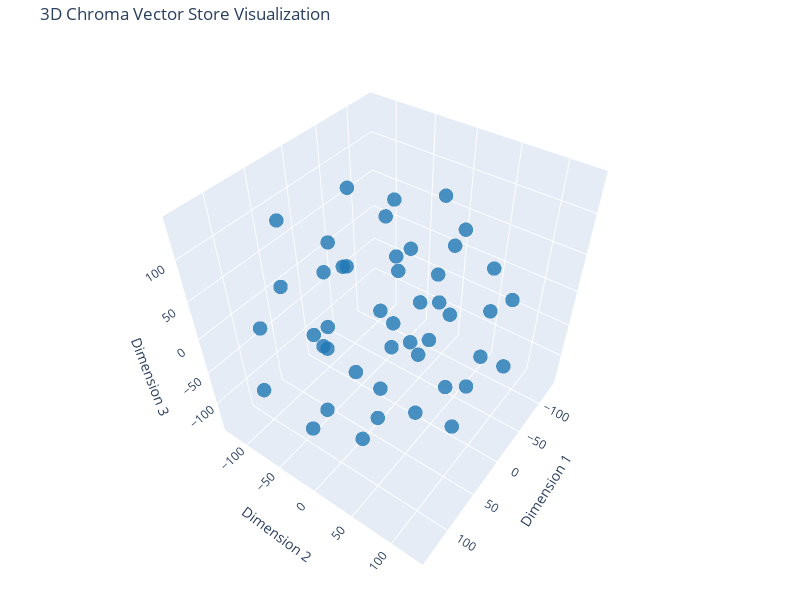

Source (notebook cell):
### Code cell
# In[21]:
import plotly.graph_objects as go

# Create the 3D scatter plot with colors based on doc_type
fig = go.Figure(data=[go.Scatter3d(
    x=reduced_vectors[:, 0],
    y=reduced_vectors[:, 1],
    z=reduced_vectors[:, 2],
    mode='markers',
    marker=dict(
        size=5,
        color=colors_hex,  # Use the hexadecimal colors
        opacity=0.8
    ),
    text=[f"Type: {t}<br>Text: {d[:100]}..." for t, d in zip(doc_types, documents)],
    hoverinfo='text'
)])

fig.update_layout(
    title='3D Chroma Vector Store Visualization',
    scene=dict(
        xaxis_title='Dimension 1',
        yaxis_title='Dimension 2',
        zaxis_title='Dimension 3'
    ),
    width=800,
    height=600,
    margin=dict(r=20, b=10, l=10, t=40)
)

fig.show()

### Figure 1 — Plotly figure (JSON) as saved in the notebook; plotly's stock layout.template omitted (floating-point values rounded to 4 significant figures)
{"data": [{"hoverinfo": "text", "marker": {"color": ["rgba(31, 119, 180, 1.0)", "rgba(31, 119, 180, 1.0)", "rgba(31, 119, 180, 1.0)", "rgba(31, 119, 180, 1.0)", "rgba(31, 119, 180, 1.0)", "rgba(31, 119, 180, 1.0)", "rgba(31, 119, 180, 1.0)", "rgba(31, 119, 180, 1.0)", "rgba(31, 119, 180, 1.0)", "rgba(31, 119, 180, 1.0)", "rgba(31, 119, 180, 1.0)", "rgba(31, 119, 180, 1.0)", "rgba(31, 119, 180, 1.0)", "rgba(31, 119, 180, 1.0)", "rgba(31, 119, 180, 1.0)", "rgba(31, 119, 180, 1.0)", "rgba(31, 119, 180, 1.0)", "rgba(31, 119, 180, 1.0)", "rgba(31, 119, 180, 1.0)", "rgba(31, 119, 180, 1.0)", "rgba(31, 119, 180, 1.0)", "rgba(31, 119, 180, 1.0)", "rgba(31, 119, 180, 1.0)", "rgba(31, 119, 180, 1.0)", "rgba(31, 119, 180, 1.0)", "rgba(31, 119, 180, 1.0)", "rgba(31, 119, 180, 1.0)", "rgba(31, 119, 180, 1.0)", "rgba(31, 119, 180, 1.0)", "rgba(31, 119, 180, 1.0)", "rgba(31, 119, 180, 1.0)", "rgba(31, 119, 180, 1.0)", "rgba(31, 119, 180, 1.0)", "rgba(31, 119, 180, 1.0)", "rgba(31, 119, 180, 1.0)", "rgba(31, 119, 180, 1.0)", "rgba(31, 119, 180, 1.0)", "rgba(31, 119, 180, 1.0)", "rgba(31, 119, 180, 1.0)", "rgba(31, 119, 180, 1.0)", "rgba(31, 119, 180, 1.0)", "rgba(31, 119, 180, 1.0)", "rgba(31, 119, 180, 1.0)", "rgba(31, 119, 180, 1.0)", "rgba(31, 119, 180, 1.0)", "rgba(31, 119, 180, 1.0)"], "opacity": 0.8, "size": 5}, "mode": "markers", "text": ["Type: Section 1: Resuscitative Problems and Techniques Advanced Airway Support<br>Text: Control of the airway is the single most important task for emergency resuscitation.\n\n**INITIAL APPR...", "Type: Section 1: Resuscitative Problems and Techniques Advanced Airway Support<br>Text: 1. Prepare equipment, personnel, and drugs before attempting intubation. Assess airway difficulty an...", "Type: Section 1: Resuscitative Problems and Techniques Advanced Airway Support<br>Text: Immediate complications include unrecognized esophageal intubation or mainstem bronchus intubation.\n...", "Type: Section 1: Resuscitative Problems and Techniques Advanced Airway Support<br>Text: 1. Prepare equipment, medication, and personnel before initiation of RSI. Check equipment function. ...", "Type: Section 1: Resuscitative Problems and Techniques Advanced Airway Support<br>Text: Videolaryngoscopy is an excellent option for airway rescue or as a primary intubation technique, dem...", "Type: Section 1: Resuscitative Problems and Techniques Advanced Airway Support<br>Text: Bilevel positive airway pressure (BiPAP) uses different levels of pressure during inspiration and ex...", "Type: Section 1: Resuscitative Problems and Techniques Advanced Airway Support<br>Text: Emergency Department Care and Disposition  \n1. Discontinue precipitating drugs (alcohol, tobacco, or...", "Type: Section 1: Resuscitative Problems and Techniques Advanced Airway Support<br>Text: Emergency Department Care and Disposition  \nSinus bradycardia usually does not require specific trea...", "Type: Section 1: Resuscitative Problems and Techniques Advanced Airway Support<br>Text: Emergency Department Care and Disposition  \nDiagnose and treat the underlying condition.  \nSupravent...", "Type: Section 1: Resuscitative Problems and Techniques Advanced Airway Support<br>Text: Emergency Department Care and Disposition:\n1. Perform synchronized cardioversion in any unstable pat...", "Type: Section 1: Resuscitative Problems and Techniques Advanced Airway Support<br>Text: Atrial flutter originates from a small area within the atria. ECG characteristics include a regular ...", "Type: Section 1: Resuscitative Problems and Techniques Advanced Airway Support<br>Text: Emergency Department Care and Disposition:\n1. Treat unstable patients with synchronized cardioversio...", "Type: Section 1: Resuscitative Problems and Techniques Advanced Airway Support<br>Text: Emergency Department Care and Disposition:\n1. Treat the underlying disorder.\n2. Specific antiarrhyth...", "Type: Section 1: Resuscitative Problems and Techniques Advanced Airway Support<br>Text: Emergency Department Care and Disposition:\n1. Stable patients require no treatment.\n2. Patients with...", "Type: Section 1: Resuscitative Problems and Techniques Advanced Airway Support<br>Text: Emergency Department Care and Disposition for VT:\n1. Defibrillate pulseless VT with unsynchronized c...", "Type: Section 1: Resuscitative Problems and Techniques Advanced Airway Support<br>Text: Emergency Department Care and Disposition  \n1. Perform immediate electrical defibrillation (unsynchr...", "Type: Section 1: Resuscitative Problems and Techniques Advanced Airway Support<br>Text: Emergency Department Care and Disposition  \n1. Specific treatment is not necessary unless slow ventr...", "Type: Section 1: Resuscitative Problems and Techniques Advanced Airway Support<br>Text: When third-degree AV block occurs at the infranodal level, the ventricles are driven by a ventricula...", "Type: Section 1: Resuscitative Problems and Techniques Advanced Airway Support<br>Text: Preterminal Rhythms:\nPulseless Electrical Activity:\nPulseless electrical activity is the presence of...", "Type: Section 1: Resuscitative Problems and Techniques Advanced Airway Support<br>Text: Children primarily develop cardiac arrest secondary to hypoxia from respiratory arrest or shock synd...", "Type: Section 1: Resuscitative Problems and Techniques Advanced Airway Support<br>Text: Directions for use: (1) measure patient length with centimeter tape; (2) using measured length in ce...", "Type: Section 1: Resuscitative Problems and Techniques Advanced Airway Support<br>Text: Begin fluid resuscitation with rapid infusion of isotonic saline, 20 mL/kilogram IV bolus. Repeat as...", "Type: Section 1: Resuscitative Problems and Techniques Advanced Airway Support<br>Text: TABLE 3-4 Treatment of Pediatric Pulseless Arrest\n1. Initiate BLS; CPR; administer oxygen, attach mo...", "Type: Section 1: Resuscitative Problems and Techniques Advanced Airway Support<br>Text: Ventricular tachycardia:\n1. Perform synchronized cardioversion, 0.5-1 J/kilogram. Sedate if possible...", "Type: Section 1: Resuscitative Problems and Techniques Advanced Airway Support<br>Text: Neonatal Resuscitation:\n1. The first step in neonatal resuscitation is to maintain body temperature....", "Type: Section 1: Resuscitative Problems and Techniques Advanced Airway Support<br>Text: After intubation and assisted ventilation for 30 seconds, begin cardiac compressions at 90 chest com...", "Type: Section 1: Resuscitative Problems and Techniques Advanced Airway Support<br>Text: Volume loss and dehydration can be inferred by the patient history. Historical features include: vom...", "Type: Section 1: Resuscitative Problems and Techniques Advanced Airway Support<br>Text: Hyponatremia ([Na + ] < 135 mEq/L)  \nClinical Features  \nThe clinical manifestations of hyponatremia...", "Type: Section 1: Resuscitative Problems and Techniques Advanced Airway Support<br>Text: Diagnosis and Differential  \nHypernatremia is most commonly caused by a decrease in total body water...", "Type: Section 1: Resuscitative Problems and Techniques Advanced Airway Support<br>Text: **Hypokalemia ([K+] < 3.5 mEq/L)**  \nClinical Features: The signs and symptoms of hypokalemia usuall...", "Type: Section 1: Resuscitative Problems and Techniques Advanced Airway Support<br>Text: TABLE 4-4 Causes of Hyperkalemia\n- Factitious: Laboratory error, Hemolysis and leukocytosis\n- Increa...", "Type: Section 1: Resuscitative Problems and Techniques Advanced Airway Support<br>Text: Diagnosis and Differential: Causes include shock, sepsis, fat embolism, renal failure, pancreatitis,...", "Type: Section 1: Resuscitative Problems and Techniques Advanced Airway Support<br>Text: Hypomagnesemia  \nClinical Findings  \n[Mg2+], [K+], and [PO4−] move together intra- and extracellular...", "Type: Section 1: Resuscitative Problems and Techniques Advanced Airway Support<br>Text: Emergency Department Care and Disposition  \n1. In many patients, stopping [Mg2+] intake is sufficien...", "Type: Section 1: Resuscitative Problems and Techniques Advanced Airway Support<br>Text: Stepwise Method of Acid-Base Clinical Problem Solving:\n- Use the patient’s pre-illness values as a b...", "Type: Section 1: Resuscitative Problems and Techniques Advanced Airway Support<br>Text: Metabolic Acidosis:\n- Metabolic acidosis should be divided into an increased and normal AG acidosis....", "Type: Section 1: Resuscitative Problems and Techniques Advanced Airway Support<br>Text: Indications for bicarbonate therapy are listed in Table 4-7. Give 0.5 mEq/kilogram bicarbonate for e...", "Type: Section 1: Resuscitative Problems and Techniques Advanced Airway Support<br>Text: Emergency Department Care and Disposition for Metabolic Alkalosis:\n1. Administer NS to treat dehydra...", "Type: Section 1: Resuscitative Problems and Techniques Advanced Airway Support<br>Text: Factors that influence the clinical presentation of a patient in shock include the etiology, duratio...", "Type: Section 1: Resuscitative Problems and Techniques Advanced Airway Support<br>Text: The respiratory rate is frequently elevated early in shock. Increased minute ventilation, increased ...", "Type: Section 1: Resuscitative Problems and Techniques Advanced Airway Support<br>Text: The clinical presentation and presumed etiology of shock will dictate the diagnostic studies, monito...", "Type: Section 1: Resuscitative Problems and Techniques Advanced Airway Support<br>Text: Supplemental high-flow oxygen. If mechanical ventilation is used, neuromuscular blocking agents shou...", "Type: Section 1: Resuscitative Problems and Techniques Advanced Airway Support<br>Text: Blood remains the ideal resuscitative fluid. When possible, use fully cross-matched PRBCs. If the cl...", "Type: Section 1: Resuscitative Problems and Techniques Advanced Airway Support<br>Text: Early surgical or medical consultation for admission or transfer is indicated.\n\nlocalized urticaria ...", "Type: Section 1: Resuscitative Problems and Techniques Advanced Airway Support<br>Text: Resuscitation must begin with airway, breathing, and circulation. Patients with confirmed or suspect...", "Type: Section 1: Resuscitative Problems and Techniques Advanced Airway Support<br>Text: C1 esterase inhibitor replacement is the primary treatment for patients with unstable or refractory ..."], "type": "scatter3d", "x": [-9.347, -131.9, 39.34, -7.924, 41.47, -83.82, -82.39, -43.92, 76.82, 110.0, 112.4, 84.02, 36.17, -109.1, 66.67, 2.956, -51.53, 48.68, 59.56, 34.77, 70.46, -49.43, -28.87, 36.29, 2.542, -42.4, -82.3, -35.82, -86.96, -21.47, -54.48, 72.6, -12.41, -31.58, 136.0, -30.37, 17.02, -9.794, 43.35, -69.57, 8.276, -118.2, 31.73, 121.0, 114.4, 10.2], "y": [-106.4, -71.97, -114.1, -93.18, -55.73, 27.51, -72.74, 25.47, -26.41, 1.387, -77.83, 18.35, -26.95, 54.82, -46.12, 3.109, -38.54, -72.13, 24.56, 69.36, 66.72, -105.6, 89.79, -126.7, 30.14, 68.27, -23.56, -31.52, -11.75, -35.89, 18.94, -2.713, 21.57, -19.16, 1.567, 86.85, 9.63, 58.37, 89.43, 95.42, 129.3, -2.86, 94.37, -80.03, 63.51, -46.67], "z": [-89.51, -33.22, 90.62, 43.95, 55.33, 67.24, 42.84, 128.5, -3.689, 45.17, 22.87, -107.8, -75.99, -50.78, -124.8, 77.42, 94.93, -35.01, -45.34, 109.8, 56.68, -22.14, 83.5, -3.717, -139.3, -109.4, -59.18, -100.8, -119.5, -33.16, -15.69, 108.7, -59.99, 25.37, -46.43, -37.48, 4.277, 22.69, -13.3, 17.62, 10.34, 11.4, -83.52, -61.48, -5.353, 137.9]}], "layout": {"height": 600, "margin": {"b": 10, "l": 10, "r": 20, "t": 40}, "scene": {"aspectmode": "auto", "aspectratio": {"x": 1.004, "y": 0.9592, "z": 1.039}, "camera": {"center": {"x": 0, "y": 0, "z": 0}, "eye": {"x": 1.404, "y": 1.016, "z": 1.657}, "projection": {"type": "perspective"}, "up": {"x": 0, "y": 0, "z": 1}}, "xaxis": {"title": {"text": "Dimension 1"}, "type": "linear"}, "yaxis": {"title": {"text": "Dimension 2"}, "type": "linear"}, "zaxis": {"title": {"text": "Dimension 3"}, "type": "linear"}}, "title": {"text": "3D Chroma Vector Store Visualization"}, "width": 800}}
